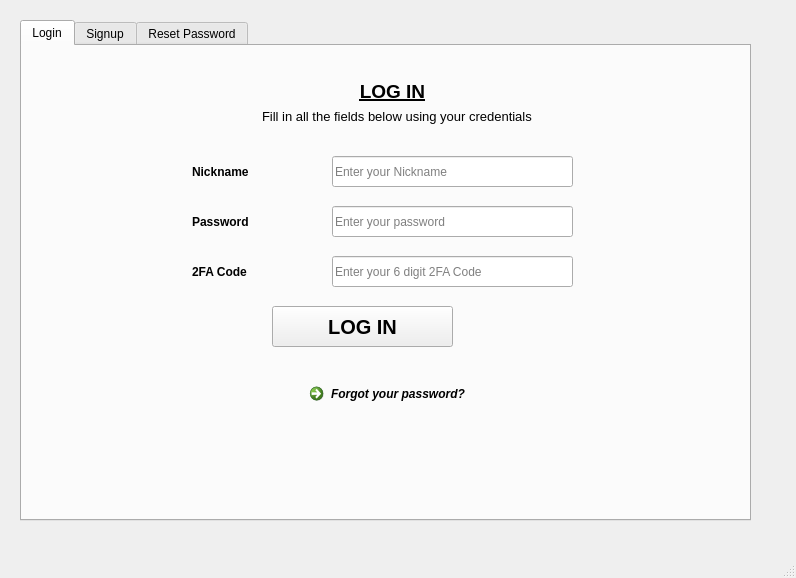
<?xml version="1.0" encoding="UTF-8"?>
<ui version="4.0">
 <class>MainWindow</class>
 <widget class="QMainWindow" name="MainWindow">
  <property name="geometry">
   <rect>
    <x>0</x>
    <y>0</y>
    <width>796</width>
    <height>578</height>
   </rect>
  </property>
  <property name="windowTitle">
   <string>MainWindow</string>
  </property>
  <widget class="QWidget" name="centralwidget">
   <widget class="QStackedWidget" name="stackedWidget">
    <property name="geometry">
     <rect>
      <x>10</x>
      <y>10</y>
      <width>781</width>
      <height>561</height>
     </rect>
    </property>
    <property name="currentIndex">
     <number>1</number>
    </property>
    <widget class="QWidget" name="pageConnect">
     <widget class="QPushButton" name="buttonConnServer">
      <property name="geometry">
       <rect>
        <x>300</x>
        <y>250</y>
        <width>151</width>
        <height>41</height>
       </rect>
      </property>
      <property name="font">
       <font>
        <pointsize>18</pointsize>
        <weight>75</weight>
        <bold>true</bold>
       </font>
      </property>
      <property name="text">
       <string>CONNECT</string>
      </property>
     </widget>
     <widget class="QLineEdit" name="inputAddress">
      <property name="geometry">
       <rect>
        <x>230</x>
        <y>200</y>
        <width>301</width>
        <height>41</height>
       </rect>
      </property>
      <property name="font">
       <font>
        <pointsize>14</pointsize>
       </font>
      </property>
      <property name="alignment">
       <set>Qt::AlignCenter</set>
      </property>
      <property name="placeholderText">
       <string>Enter the Server IP Address</string>
      </property>
     </widget>
    </widget>
    <widget class="QWidget" name="pageAuth">
     <widget class="QTabWidget" name="authTabs">
      <property name="geometry">
       <rect>
        <x>10</x>
        <y>10</y>
        <width>731</width>
        <height>501</height>
       </rect>
      </property>
      <property name="font">
       <font>
        <underline>false</underline>
       </font>
      </property>
      <property name="currentIndex">
       <number>0</number>
      </property>
      <widget class="QWidget" name="tabLogin">
       <attribute name="title">
        <string>Login</string>
       </attribute>
       <widget class="QLineEdit" name="inputNickLog">
        <property name="geometry">
         <rect>
          <x>310</x>
          <y>110</y>
          <width>241</width>
          <height>31</height>
         </rect>
        </property>
        <property name="placeholderText">
         <string>Enter your Nickname</string>
        </property>
       </widget>
       <widget class="QLabel" name="labelNickLog">
        <property name="geometry">
         <rect>
          <x>170</x>
          <y>110</y>
          <width>91</width>
          <height>31</height>
         </rect>
        </property>
        <property name="font">
         <font>
          <weight>75</weight>
          <bold>true</bold>
          <underline>false</underline>
         </font>
        </property>
        <property name="text">
         <string>Nickname</string>
        </property>
       </widget>
       <widget class="QLineEdit" name="inputPassLog">
        <property name="geometry">
         <rect>
          <x>310</x>
          <y>160</y>
          <width>241</width>
          <height>31</height>
         </rect>
        </property>
        <property name="text">
         <string/>
        </property>
        <property name="echoMode">
         <enum>QLineEdit::Password</enum>
        </property>
        <property name="placeholderText">
         <string>Enter your password</string>
        </property>
       </widget>
       <widget class="QLabel" name="labelPassLog">
        <property name="geometry">
         <rect>
          <x>170</x>
          <y>160</y>
          <width>81</width>
          <height>31</height>
         </rect>
        </property>
        <property name="font">
         <font>
          <weight>75</weight>
          <bold>true</bold>
          <underline>false</underline>
         </font>
        </property>
        <property name="text">
         <string>Password</string>
        </property>
       </widget>
       <widget class="QLineEdit" name="input2FALog">
        <property name="geometry">
         <rect>
          <x>310</x>
          <y>210</y>
          <width>241</width>
          <height>31</height>
         </rect>
        </property>
        <property name="text">
         <string/>
        </property>
        <property name="echoMode">
         <enum>QLineEdit::Password</enum>
        </property>
        <property name="placeholderText">
         <string>Enter your 6 digit 2FA Code</string>
        </property>
       </widget>
       <widget class="QLabel" name="label2FALog">
        <property name="geometry">
         <rect>
          <x>170</x>
          <y>210</y>
          <width>101</width>
          <height>31</height>
         </rect>
        </property>
        <property name="font">
         <font>
          <weight>75</weight>
          <bold>true</bold>
          <underline>false</underline>
         </font>
        </property>
        <property name="text">
         <string>2FA Code</string>
        </property>
       </widget>
       <widget class="QPushButton" name="buttonLogin">
        <property name="geometry">
         <rect>
          <x>250</x>
          <y>260</y>
          <width>181</width>
          <height>41</height>
         </rect>
        </property>
        <property name="font">
         <font>
          <pointsize>15</pointsize>
          <weight>75</weight>
          <bold>true</bold>
          <underline>false</underline>
         </font>
        </property>
        <property name="text">
         <string>LOG IN</string>
        </property>
       </widget>
       <widget class="QLabel" name="labelTitleLog">
        <property name="geometry">
         <rect>
          <x>320</x>
          <y>30</y>
          <width>101</width>
          <height>31</height>
         </rect>
        </property>
        <property name="font">
         <font>
          <pointsize>14</pointsize>
          <weight>75</weight>
          <italic>false</italic>
          <bold>true</bold>
          <underline>true</underline>
         </font>
        </property>
        <property name="text">
         <string>&lt;html&gt;&lt;head/&gt;&lt;body&gt;&lt;p align=&quot;center&quot;&gt;LOG IN&lt;/p&gt;&lt;/body&gt;&lt;/html&gt;</string>
        </property>
       </widget>
       <widget class="QLabel" name="labelInstructLog">
        <property name="geometry">
         <rect>
          <x>240</x>
          <y>60</y>
          <width>291</width>
          <height>20</height>
         </rect>
        </property>
        <property name="font">
         <font>
          <pointsize>10</pointsize>
          <weight>50</weight>
          <bold>false</bold>
          <underline>false</underline>
         </font>
        </property>
        <property name="text">
         <string>Fill in all the fields below using your credentials</string>
        </property>
       </widget>
       <widget class="QCommandLinkButton" name="commandPassReset">
        <property name="geometry">
         <rect>
          <x>280</x>
          <y>330</y>
          <width>171</width>
          <height>27</height>
         </rect>
        </property>
        <property name="font">
         <font>
          <pointsize>9</pointsize>
          <italic>true</italic>
          <underline>false</underline>
         </font>
        </property>
        <property name="text">
         <string>Forgot your password?</string>
        </property>
       </widget>
      </widget>
      <widget class="QWidget" name="tabSignup">
       <attribute name="title">
        <string>Signup</string>
       </attribute>
       <widget class="QLineEdit" name="inputNickSign">
        <property name="geometry">
         <rect>
          <x>220</x>
          <y>110</y>
          <width>231</width>
          <height>31</height>
         </rect>
        </property>
        <property name="toolTip">
         <string>Nickname must be at least 6 characters long</string>
        </property>
        <property name="dragEnabled">
         <bool>true</bool>
        </property>
        <property name="placeholderText">
         <string/>
        </property>
       </widget>
       <widget class="QLabel" name="labelNickSign">
        <property name="geometry">
         <rect>
          <x>70</x>
          <y>110</y>
          <width>91</width>
          <height>31</height>
         </rect>
        </property>
        <property name="font">
         <font>
          <weight>75</weight>
          <bold>true</bold>
          <underline>false</underline>
         </font>
        </property>
        <property name="text">
         <string>Nickname</string>
        </property>
       </widget>
       <widget class="QLineEdit" name="inputPassSign">
        <property name="geometry">
         <rect>
          <x>220</x>
          <y>160</y>
          <width>231</width>
          <height>31</height>
         </rect>
        </property>
        <property name="toolTip">
         <string>The password must be at least 8 character long, and include at least one undercase letter, one lowercase letter, one character and one special character</string>
        </property>
        <property name="echoMode">
         <enum>QLineEdit::Password</enum>
        </property>
       </widget>
       <widget class="QLabel" name="labelPassSign">
        <property name="geometry">
         <rect>
          <x>70</x>
          <y>160</y>
          <width>91</width>
          <height>31</height>
         </rect>
        </property>
        <property name="font">
         <font>
          <weight>75</weight>
          <bold>true</bold>
          <underline>false</underline>
         </font>
        </property>
        <property name="text">
         <string>Password</string>
        </property>
       </widget>
       <widget class="QLabel" name="labelQRCode">
        <property name="geometry">
         <rect>
          <x>520</x>
          <y>120</y>
          <width>161</width>
          <height>161</height>
         </rect>
        </property>
        <property name="text">
         <string/>
        </property>
        <property name="pixmap">
         <pixmap>../img/chat_icon.png</pixmap>
        </property>
        <property name="scaledContents">
         <bool>true</bool>
        </property>
       </widget>
       <widget class="QLineEdit" name="inputPassConfSign">
        <property name="geometry">
         <rect>
          <x>220</x>
          <y>210</y>
          <width>231</width>
          <height>31</height>
         </rect>
        </property>
        <property name="toolTip">
         <string>The confirm passsword fieldmust match the password field</string>
        </property>
        <property name="text">
         <string/>
        </property>
        <property name="echoMode">
         <enum>QLineEdit::Password</enum>
        </property>
       </widget>
       <widget class="QLabel" name="labelPassConfSign">
        <property name="geometry">
         <rect>
          <x>70</x>
          <y>210</y>
          <width>141</width>
          <height>31</height>
         </rect>
        </property>
        <property name="font">
         <font>
          <weight>75</weight>
          <bold>true</bold>
          <underline>false</underline>
         </font>
        </property>
        <property name="text">
         <string>Confirm Password</string>
        </property>
       </widget>
       <widget class="QPushButton" name="buttonSign">
        <property name="geometry">
         <rect>
          <x>210</x>
          <y>310</y>
          <width>171</width>
          <height>41</height>
         </rect>
        </property>
        <property name="font">
         <font>
          <pointsize>15</pointsize>
          <weight>75</weight>
          <bold>true</bold>
          <underline>false</underline>
         </font>
        </property>
        <property name="text">
         <string>SIGN UP</string>
        </property>
       </widget>
       <widget class="QPushButton" name="button2FAGen">
        <property name="geometry">
         <rect>
          <x>520</x>
          <y>320</y>
          <width>141</width>
          <height>31</height>
         </rect>
        </property>
        <property name="toolTip">
         <string>Generate A New QRCode</string>
        </property>
        <property name="text">
         <string>Generate QRCode</string>
        </property>
       </widget>
       <widget class="QLabel" name="labelTitleSign">
        <property name="geometry">
         <rect>
          <x>240</x>
          <y>30</y>
          <width>101</width>
          <height>31</height>
         </rect>
        </property>
        <property name="font">
         <font>
          <pointsize>14</pointsize>
          <weight>75</weight>
          <italic>false</italic>
          <bold>true</bold>
          <underline>true</underline>
         </font>
        </property>
        <property name="text">
         <string>&lt;html&gt;&lt;head/&gt;&lt;body&gt;&lt;p align=&quot;center&quot;&gt;SIGN UP&lt;/p&gt;&lt;/body&gt;&lt;/html&gt;</string>
        </property>
       </widget>
       <widget class="QLabel" name="labelQRCodeSign">
        <property name="geometry">
         <rect>
          <x>520</x>
          <y>40</y>
          <width>171</width>
          <height>61</height>
         </rect>
        </property>
        <property name="font">
         <font>
          <pointsize>8</pointsize>
          <underline>false</underline>
         </font>
        </property>
        <property name="text">
         <string>Generate the QRCode After Entering Your Nickname and Scan it using an Authenticator App to Set Up 2FA</string>
        </property>
        <property name="wordWrap">
         <bool>true</bool>
        </property>
       </widget>
       <widget class="QLabel" name="labelInstructSign">
        <property name="geometry">
         <rect>
          <x>170</x>
          <y>70</y>
          <width>251</width>
          <height>20</height>
         </rect>
        </property>
        <property name="font">
         <font>
          <pointsize>10</pointsize>
          <weight>50</weight>
          <bold>false</bold>
          <underline>false</underline>
         </font>
        </property>
        <property name="text">
         <string>&lt;html&gt;&lt;head/&gt;&lt;body&gt;&lt;p align=&quot;center&quot;&gt;Fill in all the fields below as required&lt;/p&gt;&lt;/body&gt;&lt;/html&gt;</string>
        </property>
       </widget>
      </widget>
      <widget class="QWidget" name="tabResetPass">
       <attribute name="title">
        <string>Reset Password</string>
       </attribute>
       <widget class="QLabel" name="label2FAReset">
        <property name="geometry">
         <rect>
          <x>120</x>
          <y>160</y>
          <width>101</width>
          <height>31</height>
         </rect>
        </property>
        <property name="font">
         <font>
          <weight>75</weight>
          <bold>true</bold>
          <underline>false</underline>
         </font>
        </property>
        <property name="text">
         <string>2FA Code</string>
        </property>
       </widget>
       <widget class="QLabel" name="labelPassConfReset">
        <property name="geometry">
         <rect>
          <x>120</x>
          <y>210</y>
          <width>171</width>
          <height>31</height>
         </rect>
        </property>
        <property name="font">
         <font>
          <weight>75</weight>
          <bold>true</bold>
          <underline>false</underline>
         </font>
        </property>
        <property name="text">
         <string>Confirm New Password</string>
        </property>
       </widget>
       <widget class="QLineEdit" name="input2FAReset">
        <property name="geometry">
         <rect>
          <x>320</x>
          <y>160</y>
          <width>231</width>
          <height>31</height>
         </rect>
        </property>
        <property name="toolTip">
         <string>Enter the 6 digit code geenrated by the authenticator app</string>
        </property>
        <property name="echoMode">
         <enum>QLineEdit::Password</enum>
        </property>
        <property name="placeholderText">
         <string>Enter 6 digit Authenticator Code</string>
        </property>
       </widget>
       <widget class="QLineEdit" name="inputPassConfReset">
        <property name="geometry">
         <rect>
          <x>320</x>
          <y>210</y>
          <width>231</width>
          <height>31</height>
         </rect>
        </property>
        <property name="toolTip">
         <string>The confirm new passsword fieldmust match the new password field</string>
        </property>
        <property name="text">
         <string/>
        </property>
        <property name="echoMode">
         <enum>QLineEdit::Password</enum>
        </property>
        <property name="placeholderText">
         <string>Confirm Your New Password</string>
        </property>
       </widget>
       <widget class="QLineEdit" name="inputPassReset">
        <property name="geometry">
         <rect>
          <x>320</x>
          <y>260</y>
          <width>231</width>
          <height>31</height>
         </rect>
        </property>
        <property name="toolTip">
         <string>The new password must be at least 8 character long, and include at least one undercase letter, one lowercase letter, one character and one special character.</string>
        </property>
        <property name="echoMode">
         <enum>QLineEdit::Password</enum>
        </property>
        <property name="placeholderText">
         <string>Enter Your New Password</string>
        </property>
       </widget>
       <widget class="QLabel" name="labelPassReset">
        <property name="geometry">
         <rect>
          <x>120</x>
          <y>260</y>
          <width>121</width>
          <height>31</height>
         </rect>
        </property>
        <property name="font">
         <font>
          <weight>75</weight>
          <bold>true</bold>
          <underline>false</underline>
         </font>
        </property>
        <property name="text">
         <string>New Password</string>
        </property>
       </widget>
       <widget class="QLabel" name="labelNickReset">
        <property name="geometry">
         <rect>
          <x>120</x>
          <y>100</y>
          <width>121</width>
          <height>31</height>
         </rect>
        </property>
        <property name="font">
         <font>
          <weight>75</weight>
          <bold>true</bold>
          <underline>false</underline>
         </font>
        </property>
        <property name="text">
         <string>Nickname</string>
        </property>
       </widget>
       <widget class="QLineEdit" name="inputNickReset">
        <property name="geometry">
         <rect>
          <x>320</x>
          <y>100</y>
          <width>231</width>
          <height>31</height>
         </rect>
        </property>
        <property name="toolTip">
         <string>Enter your nickname</string>
        </property>
        <property name="text">
         <string/>
        </property>
        <property name="dragEnabled">
         <bool>true</bool>
        </property>
        <property name="placeholderText">
         <string>Enter Your Nickname</string>
        </property>
       </widget>
       <widget class="QLabel" name="labelTitleReset">
        <property name="geometry">
         <rect>
          <x>240</x>
          <y>20</y>
          <width>221</width>
          <height>31</height>
         </rect>
        </property>
        <property name="font">
         <font>
          <pointsize>14</pointsize>
          <weight>75</weight>
          <italic>false</italic>
          <bold>true</bold>
          <underline>true</underline>
         </font>
        </property>
        <property name="text">
         <string>&lt;html&gt;&lt;head/&gt;&lt;body&gt;&lt;p align=&quot;center&quot;&gt;RESET PASSWORD&lt;/p&gt;&lt;/body&gt;&lt;/html&gt;</string>
        </property>
       </widget>
       <widget class="QLabel" name="labelInstructReset">
        <property name="geometry">
         <rect>
          <x>220</x>
          <y>60</y>
          <width>291</width>
          <height>20</height>
         </rect>
        </property>
        <property name="font">
         <font>
          <pointsize>10</pointsize>
          <weight>50</weight>
          <bold>false</bold>
          <underline>false</underline>
         </font>
        </property>
        <property name="text">
         <string>Fill in all the fields below to reset your password</string>
        </property>
       </widget>
       <widget class="QPushButton" name="buttonReset">
        <property name="geometry">
         <rect>
          <x>250</x>
          <y>320</y>
          <width>201</width>
          <height>41</height>
         </rect>
        </property>
        <property name="font">
         <font>
          <pointsize>15</pointsize>
          <weight>75</weight>
          <bold>true</bold>
          <underline>false</underline>
         </font>
        </property>
        <property name="text">
         <string>RESET PASSWORD</string>
        </property>
       </widget>
      </widget>
     </widget>
    </widget>
    <widget class="QWidget" name="pageChatActive">
     <widget class="QPushButton" name="buttonMessageSendActive">
      <property name="geometry">
       <rect>
        <x>50</x>
        <y>500</y>
        <width>141</width>
        <height>31</height>
       </rect>
      </property>
      <property name="font">
       <font>
        <pointsize>15</pointsize>
        <weight>75</weight>
        <bold>true</bold>
       </font>
      </property>
      <property name="text">
       <string>SEND</string>
      </property>
      <property name="autoDefault">
       <bool>true</bool>
      </property>
      <property name="flat">
       <bool>false</bool>
      </property>
     </widget>
     <widget class="QTextEdit" name="inputMessageActive">
      <property name="geometry">
       <rect>
        <x>20</x>
        <y>420</y>
        <width>721</width>
        <height>61</height>
       </rect>
      </property>
     </widget>
     <widget class="QTextEdit" name="displayMessageActive">
      <property name="geometry">
       <rect>
        <x>20</x>
        <y>40</y>
        <width>721</width>
        <height>361</height>
       </rect>
      </property>
      <property name="readOnly">
       <bool>true</bool>
      </property>
     </widget>
     <widget class="QComboBox" name="comboRecipientActive">
      <property name="geometry">
       <rect>
        <x>590</x>
        <y>500</y>
        <width>131</width>
        <height>31</height>
       </rect>
      </property>
      <item>
       <property name="text">
        <string>Everyone</string>
       </property>
      </item>
      <item>
       <property name="text">
        <string>First User</string>
       </property>
      </item>
      <item>
       <property name="text">
        <string>Second User</string>
       </property>
      </item>
      <item>
       <property name="text">
        <string>Third Year</string>
       </property>
      </item>
     </widget>
     <widget class="QLabel" name="labelSendToActive">
      <property name="geometry">
       <rect>
        <x>510</x>
        <y>500</y>
        <width>71</width>
        <height>31</height>
       </rect>
      </property>
      <property name="font">
       <font>
        <pointsize>13</pointsize>
        <weight>75</weight>
        <bold>true</bold>
       </font>
      </property>
      <property name="text">
       <string>Send To:</string>
      </property>
     </widget>
     <widget class="QPushButton" name="buttonGoToArchive">
      <property name="geometry">
       <rect>
        <x>590</x>
        <y>0</y>
        <width>141</width>
        <height>31</height>
       </rect>
      </property>
      <property name="font">
       <font>
        <pointsize>11</pointsize>
        <weight>50</weight>
        <bold>false</bold>
       </font>
      </property>
      <property name="text">
       <string>Archived Messages</string>
      </property>
      <property name="autoDefault">
       <bool>true</bool>
      </property>
      <property name="flat">
       <bool>false</bool>
      </property>
     </widget>
     <widget class="QPushButton" name="buttonLogOut">
      <property name="geometry">
       <rect>
        <x>30</x>
        <y>0</y>
        <width>141</width>
        <height>31</height>
       </rect>
      </property>
      <property name="font">
       <font>
        <pointsize>11</pointsize>
        <weight>50</weight>
        <bold>false</bold>
       </font>
      </property>
      <property name="text">
       <string>Log Out</string>
      </property>
      <property name="autoDefault">
       <bool>true</bool>
      </property>
      <property name="flat">
       <bool>false</bool>
      </property>
     </widget>
    </widget>
    <widget class="QWidget" name="pageChatArchive">
     <widget class="QTextEdit" name="displayMessageArchive">
      <property name="geometry">
       <rect>
        <x>20</x>
        <y>80</y>
        <width>721</width>
        <height>441</height>
       </rect>
      </property>
      <property name="readOnly">
       <bool>true</bool>
      </property>
     </widget>
     <widget class="QLabel" name="labelTitleArchive">
      <property name="geometry">
       <rect>
        <x>260</x>
        <y>40</y>
        <width>221</width>
        <height>31</height>
       </rect>
      </property>
      <property name="font">
       <font>
        <pointsize>14</pointsize>
        <weight>75</weight>
        <italic>false</italic>
        <bold>true</bold>
        <underline>true</underline>
       </font>
      </property>
      <property name="text">
       <string>&lt;html&gt;&lt;head/&gt;&lt;body&gt;&lt;p align=&quot;center&quot;&gt;ARCHIVED MESSAGES&lt;/p&gt;&lt;/body&gt;&lt;/html&gt;</string>
      </property>
     </widget>
     <widget class="QPushButton" name="buttonDeleteHistory">
      <property name="geometry">
       <rect>
        <x>620</x>
        <y>10</y>
        <width>111</width>
        <height>31</height>
       </rect>
      </property>
      <property name="font">
       <font>
        <pointsize>11</pointsize>
        <weight>50</weight>
        <bold>false</bold>
       </font>
      </property>
      <property name="text">
       <string>Delete History</string>
      </property>
      <property name="autoDefault">
       <bool>true</bool>
      </property>
      <property name="flat">
       <bool>false</bool>
      </property>
     </widget>
     <widget class="QPushButton" name="buttonGoToActiveChat">
      <property name="geometry">
       <rect>
        <x>30</x>
        <y>10</y>
        <width>111</width>
        <height>31</height>
       </rect>
      </property>
      <property name="font">
       <font>
        <pointsize>11</pointsize>
        <weight>50</weight>
        <bold>false</bold>
       </font>
      </property>
      <property name="text">
       <string>Back to Chat</string>
      </property>
      <property name="autoDefault">
       <bool>true</bool>
      </property>
      <property name="flat">
       <bool>false</bool>
      </property>
     </widget>
    </widget>
   </widget>
  </widget>
  <widget class="QStatusBar" name="statusbar"/>
  <action name="actionQuit">
   <property name="text">
    <string>Refresh</string>
   </property>
  </action>
  <action name="actionCopy">
   <property name="text">
    <string>Copy</string>
   </property>
   <property name="statusTip">
    <string>Copy Text</string>
   </property>
   <property name="shortcut">
    <string>Ctrl+C</string>
   </property>
  </action>
  <action name="actionCut">
   <property name="text">
    <string>Cut</string>
   </property>
   <property name="statusTip">
    <string>Move Text</string>
   </property>
   <property name="shortcut">
    <string>Ctrl+X</string>
   </property>
  </action>
  <action name="actionPaste">
   <property name="text">
    <string>Paste</string>
   </property>
   <property name="statusTip">
    <string>Paste Text</string>
   </property>
   <property name="shortcut">
    <string>Ctrl+V</string>
   </property>
  </action>
  <action name="actionRefresh">
   <property name="text">
    <string>Refresh</string>
   </property>
   <property name="statusTip">
    <string>Refresh your Connection</string>
   </property>
   <property name="shortcut">
    <string>Ctrl+R</string>
   </property>
  </action>
  <action name="actionQuit_2">
   <property name="text">
    <string>Quit</string>
   </property>
  </action>
  <action name="actionClose">
   <property name="text">
    <string>Close</string>
   </property>
   <property name="statusTip">
    <string>Close the Application</string>
   </property>
   <property name="shortcut">
    <string>Ctrl+Q</string>
   </property>
  </action>
  <action name="actionArchives">
   <property name="text">
    <string>Archives</string>
   </property>
   <property name="statusTip">
    <string>View Archives</string>
   </property>
  </action>
  <action name="actionMinimize">
   <property name="text">
    <string>Minimize</string>
   </property>
   <property name="statusTip">
    <string>Minimize this app</string>
   </property>
  </action>
 </widget>
 <resources/>
 <connections/>
</ui>
